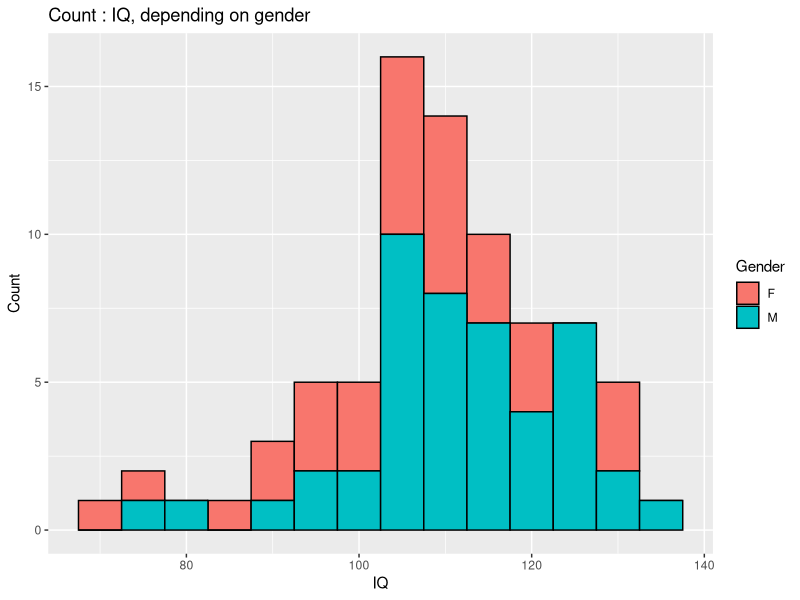
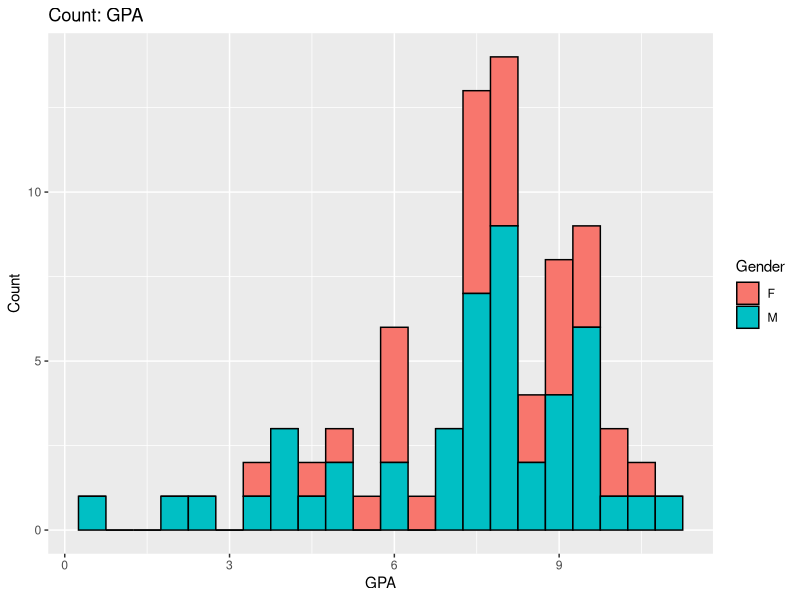
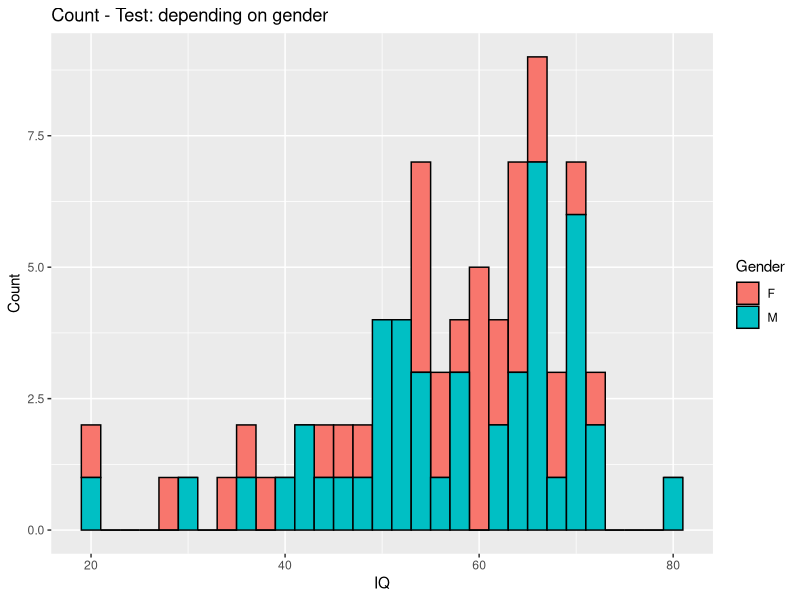
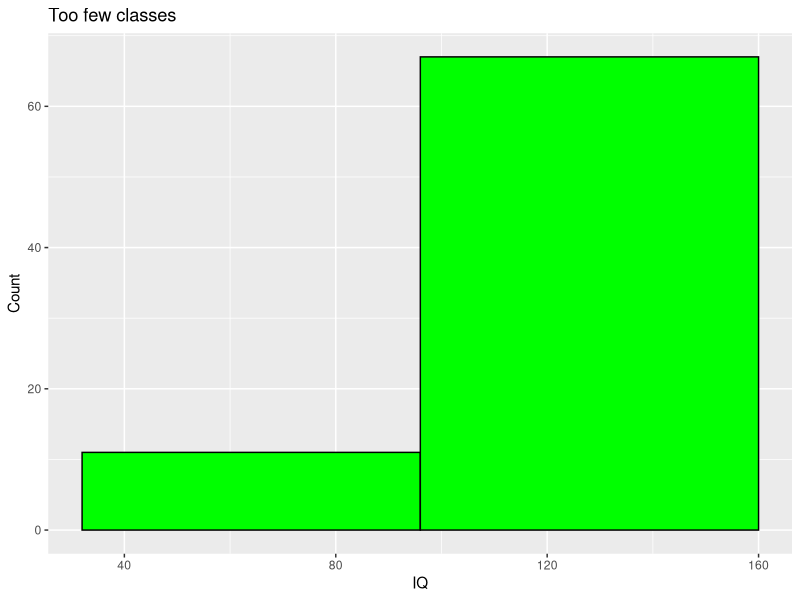
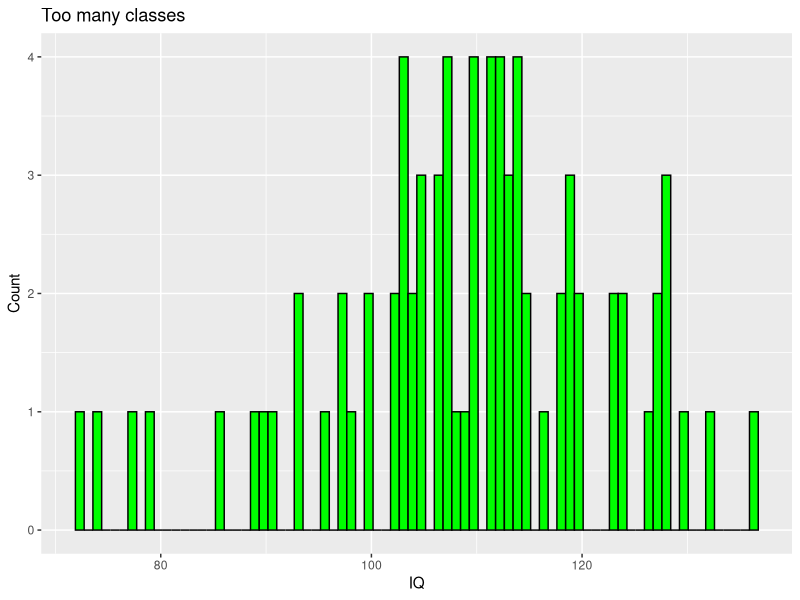
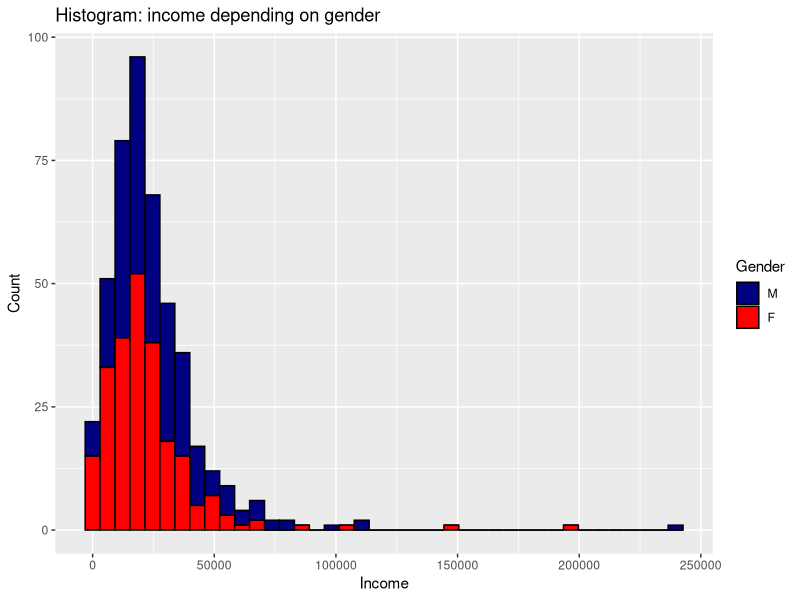

Generate these figures, in order, with R:
#Load libraries-----
library("ggplot2")
library("data.table")
library("dplyr")

#Load data---------------------------
data <- fread(file = "grades.txt", 
              data.table = FALSE, 
              check.names = TRUE, 
              stringsAsFactors = TRUE,
              col.names = c("Id", "GPA", "IQ", "Gender", "TestPsych"))

data1 <- fread(file = "income.dat", 
               data.table = FALSE, 
               check.names = TRUE, 
               stringsAsFactors = TRUE,
               col.names = c("Id", "Age", "Education", "Gender", "Income", "Sector"))

#Check wheter data includes some NA values (no, any NAs) ----------------------
is_NA_dtf <- is.na.data.frame(data)
is_NA_sum <- colSums(is_NA_dtf)
is_NA_sum
is_NA_dtf1 <- is.na.data.frame(data1)
is_NA_sum1 <- colSums(is_NA_dtf1)
is_NA_sum1

#TASK 1a+b--------------------------------------------------------
summary(data)

#Histogram1: IQ-------------
qplot(data = data,
      x = IQ,
      main = "Count : IQ, depending on gender",
      xlab = "IQ",
      ylab = "Count",
      geom = "histogram",
      col = I("black"),
      fill = Gender,
      binwidth = 5
    )

#Histogram2: GPA------------
qplot(data = data,
      x = GPA,
      main = "Count: GPA",
      xlab = "GPA",
      ylab = "Count",
      geom = "histogram",
      col = I("black"),
      fill = Gender,
      binwidth = 0.5
)

#Histogram3: Psychological test-------------
qplot(data = data,
      x = TestPsych,
      main = "Count - Test: depending on gender",
      xlab = "IQ",
      ylab = "Count",
      geom = "histogram",
      col = I("black"),
      fill = Gender,
      binwidth = 2
)

#TASK 2-------------------------------------------------------------------------
#too few classes -> we can't see the actual shape of data
#too many classes -> unreadable dala
qplot(data = data,
      x = IQ,
      main = "Too few classes",
      xlab = "IQ",
      ylab = "Count",
      geom = "histogram",
      col = I("black"),
      fill = I("green"),
      bins = 2
)
qplot(data = data,
      x = IQ,
      main = "Too many classes",
      xlab = "IQ",
      ylab = "Count",
      geom = "histogram",
      col = I("black"),
      fill = I("green"),
      bins = 78
)

#TASK 3------------------------------------------------------------
data1$Sector <- factor(data1$Sector)
data1$Gender <- factor(data1$Gender, labels = c("M", "F"))
data1$Education <- factor(data1$Education)
summary(data1)

#another histogram 
#outliers - obvious from the plot, should be calculated with range (-1.5IQR, 1.5IQR) where IQR = inter quartile range
#we can get quartiles for example from summary()
#TODO define del_outliers function
ggplot(data = data1, aes(x = Income, fill = Gender))+
  geom_histogram(color = "black",
                 bins = 40)+
  scale_fill_manual(values = c("navy", "red"))+
  labs(title = "Histogram: income depending on gender",
       y = "Count")

#TODO change grid size